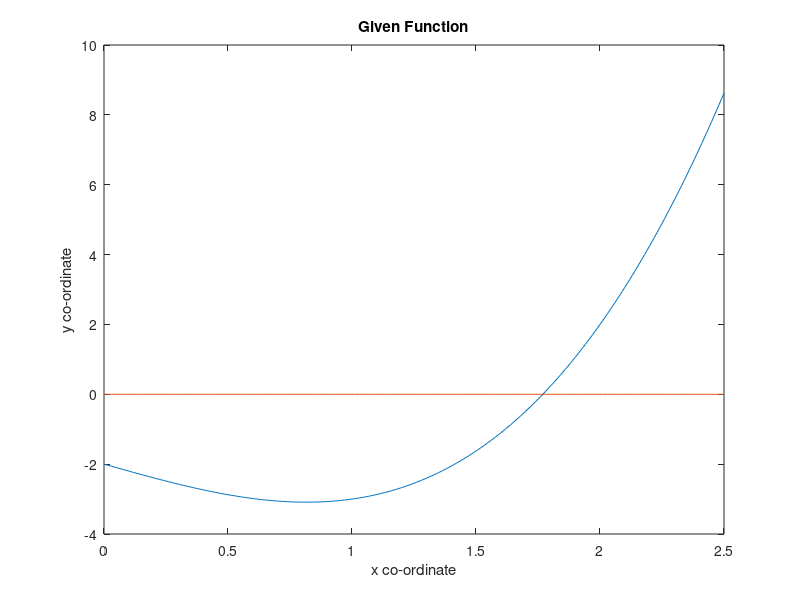
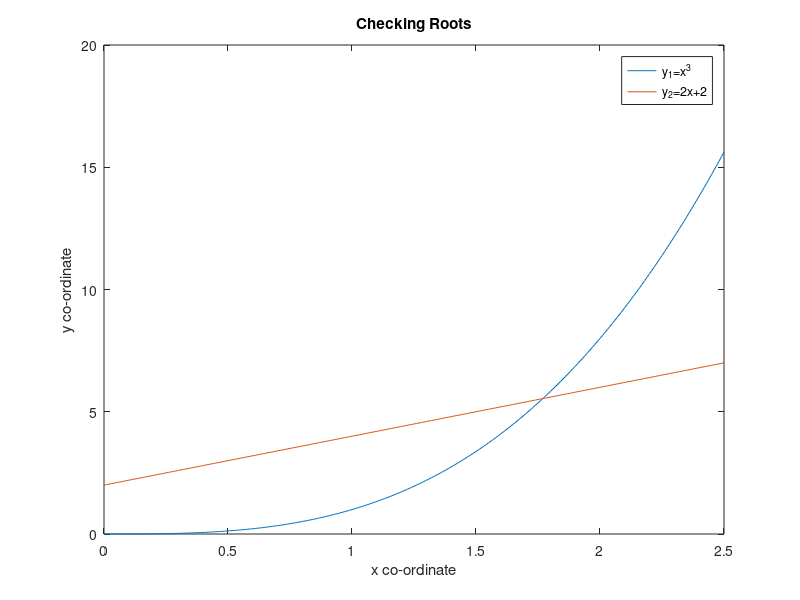

The MATLAB script that drew these images, in order: (Note: this script raises an error after producing the figures.)
clc;
close all;
clear all;

format long;
dx = 0.01;
x = 0 : dx : 2.5;

y = (x .^ 3) - 2*x - 2;
y0 = zeros(1, length(y));

figure(1);
plot(x, y, x, y0);
%xlim([-1 1.5]);
title('Given Function');
xlabel('x co-ordinate');
ylabel('y co-ordinate');

% figure(2);
% plot(x, y, x, y0);
% title('Given Function(Maximized)');
% xlabel('x co-ordinate');
% ylabel('y co-ordinate');
% xlim([-1 -0.5]);
% ylim([-1 1]);

% figure(3);
% plot(x, y, x, y0);
% title('Given Function(Maximized)');
% xlabel('x co-ordinate');
% ylabel('y co-ordinate');
% xlim([1 1.5]);
% ylim([-1 1]);

y1 = x .^ 3;
y2 = 2*x + 2;
figure(2);
plot(x, y1, x, y2);
legend('y_{1}=x^{3}','y_{2}=2x+2','Location',"best");
title('Checking Roots');
%xlim([-1 1.5]);
%ylim([-0.5 10]);
xlabel('x co-ordinate');
ylabel('y co-ordinate');

% figure(5);
% plot(x, y1, x, y2);
% legend('y=x^{6}','y=x+1','Location',"best");
% title('Checking Root Positions(Maximized)');
% xlim([-1 -0.5]);
% 
% figure(6);
% plot(x, y1, x, y2);
% legend('y=x^{6}','y=x+1','Location',"best");
% title('Checking Root Positions(Maximized)');
% xlim([1 1.5]);

error = 10 ^ (-5);
t = -log10(error) - 1;

a1 = 1;
i = 1;
Iter1(i) = i;
A1(i) = a1;
f_a1(i) = (a1 .^ 3) - 2*a1 - 2;
diff1(i) = inf;
B1(i) = inf;
a1 = 2;
    
while abs(a1 - A1(i)) >= error
    i = i + 1;
    Iter1(i) = i;
    A1(i) = a1;
    f_a1(i) = (a1 .^ 3) - 2*a1 - 2;
    diff1(i) = A1(i) - A1(i - 1);
    a1 = a1 - (f_a1(i) * (A1(i) - A1(i - 1)) / (f_a1(i) - f_a1(i - 1)));
    B1(i) = a1;
end

Iter1 = round(Iter1,t);
A1 = round(A1,t);
f_a1 = round(f_a1,t);
diff1 = round(diff1,t);
B1 = round(B1,t);
Ans1 = [Iter1; A1; f_a1; diff1; B1]';

B1(1) = A1(2);

a2 = 0.5;
i = 1;
Iter2(i) = i;
A2(i) = a2;
f_a2(i) = (a2 .^ 3) - 2*a2 - 2;
diff2(i) = inf;
B2(i) = inf;
a2 = 1;
    
while abs(a2 - A2(i)) >= error
    i = i + 1;
    Iter2(i) = i;
    A2(i) = a2;
    f_a2(i) = (a2 .^ 3) - 2*a2 - 2;
    diff2(i) = A2(i) - A2(i - 1);
    a2 = a2 - (f_a2(i) * (A2(i) - A2(i - 1)) / (f_a2(i) - f_a2(i - 1)));
    B2(i) = a2;
end

Iter2 = round(Iter2,t);
A2 = round(A2,5);
f_a2 = round(f_a2,t);
diff2 = round(diff2,t);
B2 = round(B2,t);
Ans2 = [Iter2; A2; f_a2; diff2; B2]';

B2(1) = A2(2);

% a3 = 1;
% i = 1;
% Iter3(i) = i;
% A3(i) = a3;
% f_a3(i) = a3 .^ 6 - a3 - 1;
% diff3(i) = inf;
% B3(i) = inf;
% a3 = 1.5;
%     
% while abs(a3 - A3(i)) >= error
%     i = i + 1;
%     Iter3(i) = i;
%     A3(i) = a3;
%     f_a3(i) = a3 .^ 6 - a3 - 1;
%     diff3(i) = A3(i) - A3(i - 1);
%     a3 = a3 - (f_a3(i) * (A3(i) - A3(i - 1)) / (f_a3(i) - f_a3(i - 1)));
%     B3(i) = a3;
% end
% 
% Iter3 = round(Iter3,t);
% A3 = round(A3,t);
% f_a3 = round(f_a3,t);
% diff3 = round(diff3,t);
% B3 = round(B3,t);
% Ans3 = [Iter3; A3; f_a3; diff3; B3]';
% 
% T3 = array2table(Ans3,...
%     'VariableNames',{'Iteration' 'Current_X' 'Function_X' 'Difference' 'Next_X'});
% B3(1) = A3(2);
% 
% a4 = 1.5;
% i = 1;
% Iter4(i) = i;
% A4(i) = a4;
% f_a4(i) = a4 .^ 6 - a4 - 1;
% diff4(i) = inf;
% B4(i) = inf;
% a4 = 2;
%     
% while abs(a4 - A4(i)) >= error
%     i = i + 1;
%     Iter4(i) = i;
%     A4(i) = a4;
%     f_a4(i) = a4 .^ 6 - a4 - 1;
%     diff4(i) = A4(i) - A4(i - 1);
%     a4 = a4 - (f_a4(i) * (A4(i) - A4(i - 1)) / (f_a4(i) - f_a4(i - 1)));
%     B4(i) = a4;
% end
% 
% Iter4 = round(Iter4,t);
% A4 = round(A4,t);
% f_a4 = round(f_a4,t);
% diff4 = round(diff4,t);
% B4 = round(B4,t);
% Ans4 = [Iter4; A4; f_a4; diff4; B4]';
% 
% T4 = array2table(Ans4,...
%     'VariableNames',{'Iteration' 'Current_X' 'Function_X' 'Difference' 'Next_X'});
% B4(1) = A4(2);
% 
%%%%%%%%%%%%%%%%%%%%%%%%%%%%%%%%%%

a5 = 1;
b5 = 2;
i = 1;
c5 = (a5 + b5) / 2;

while b5 - c5 >= error
    A5(i) = a5;
    B5(i) = b5;
    C5(i) = (a5 + b5) / 2;
    f_c5(i) = (c5 .^ 3) - 2*c5 - 2;
    diff5(i) = b5 - c5;
    prod5(i) = ((a5 .^ 3) - 2*a5 - 2) * f_c5(i);
    i = i + 1;
    if prod5(i - 1) > 0
        a5 = c5;
        Check5(i - 1) = "a = c";
    else
        b5 = c5;
        Check5(i - 1) = "b = c";
    end
    c5 = double((a5 + b5) / 2);
end

% a6 = 1;
% b6 = 2;
% i = 1;
% c6 = (a6 + b6) / 2;
%     
% while b6 - c6 >= error
%     A6(i) = a6;
%     B6(i) = b6;
%     C6(i) = (a6 + b6) / 2;
%     f_c6(i) = c6 .^ 6 - c6 - 1;
%     diff6(i) = b6 - c6;
%     prod6(i) = (a6 .^ 6 - a6 - 1) * f_c6(i);
%     i = i + 1;
%     
%     if prod6(i - 1) > 0
%         a6 = c6;
%         Check6(i - 1) = "a = c";
%     else
%         b6 = c6;
%         Check6(i - 1) = "b = c";
%     end
%     c6 = double((a6 + b6) / 2);
% end

%%%%%%%%%%%%%%%%%%%%%%%%%%%%%%

i = 1;
a7 = 2;
b7 = inf;
d7 = inf;

while abs(d7) >= error
    I7(i) = i;
    A7(i) = a7;
    F7(i) = (a7 .^ 3) - 2*a7 - 2;
    Fp7(i) = 3 * (a7 .^ 2) - 2;
    b7 = a7 - (F7(i)/Fp7(i));
    B7(i) = b7;
    d7 = b7 - a7;
    D7(i) = d7;
    a7 = b7;
    i = i + 1;
end
I7 = round(I7,t);
A7 = round(A7,t);
F7 = round(F7,t);
Fp7 = round(Fp7,t);
B7 = round(B7,t);
D7 = round(D7,t);
Ans7 = [I7; A7; F7; Fp7; B7; D7]';
T1 = array2table(Ans7,...
    'VariableNames',{'Iteration_No' 'a' 'fx' 'fprimex' 'b' 'Difference'})

figure(4);
plot(B7);
hold on;
plot(C5,'r');
title('Convergence towards Root ');
legend('Newton-Raphson','Bisection','Location',"best");
xlabel('Iteration No.');
ylabel('Root');
